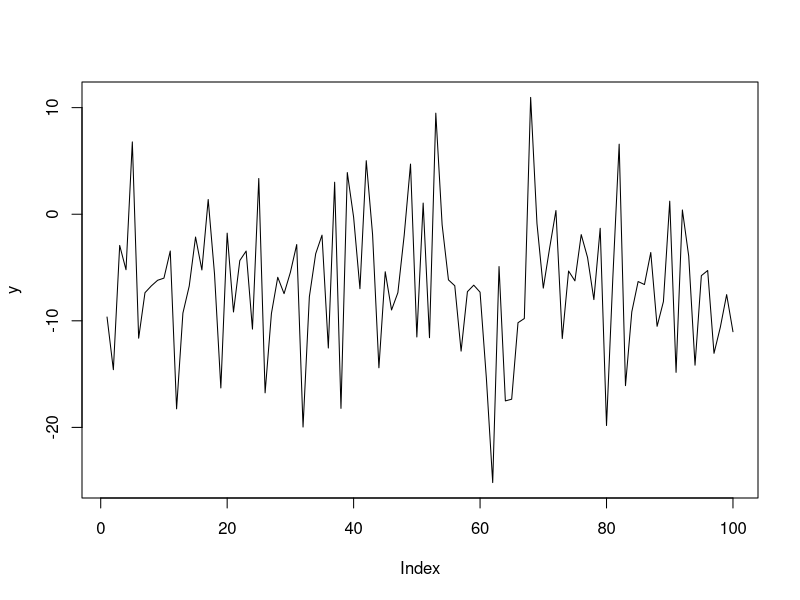
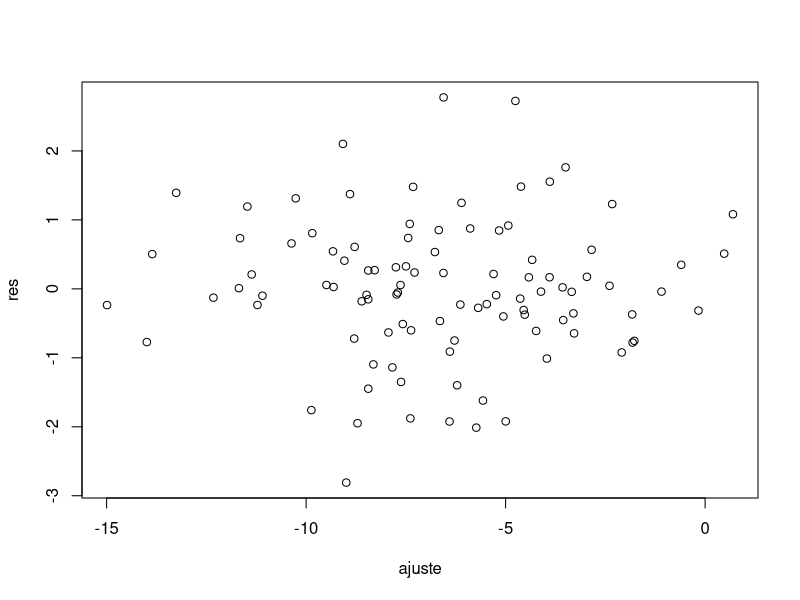
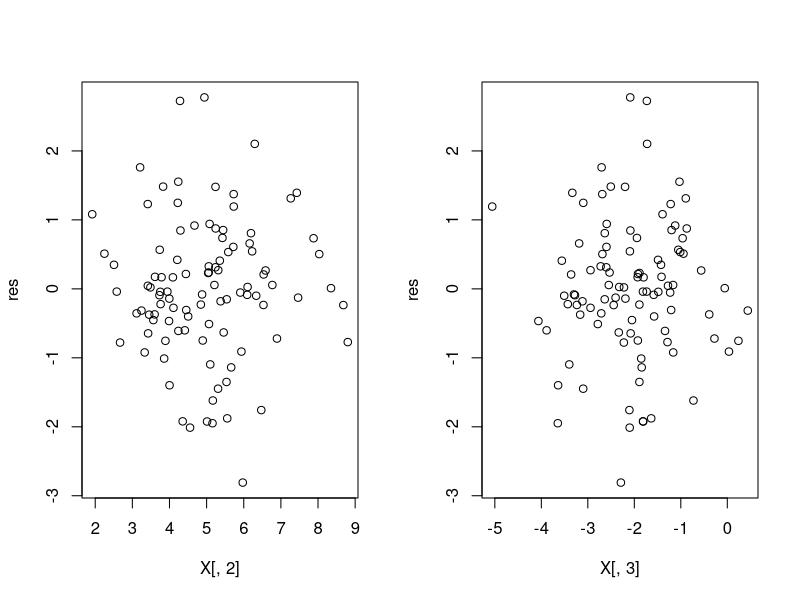
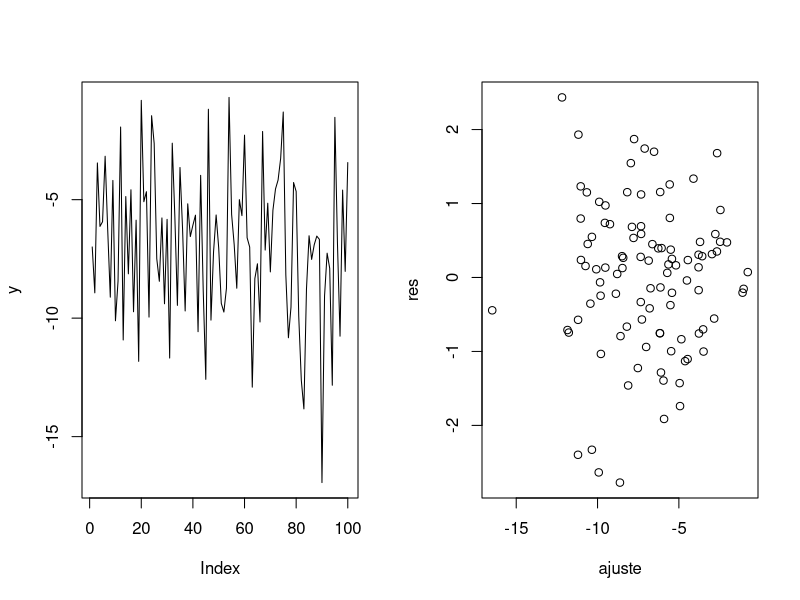
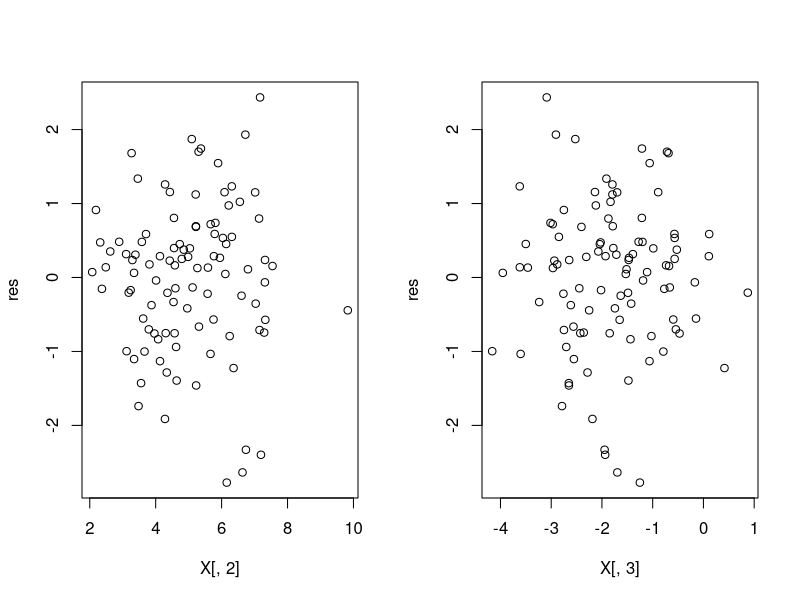
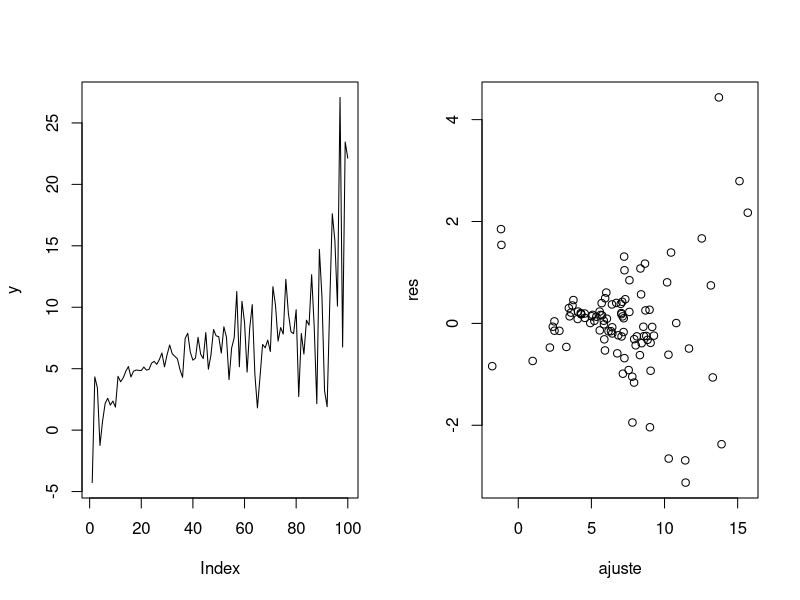

Recreate these plots in R, in order.
# Como detectar Heterocedasticidade:
# M?todo gr?fico: gr?fico de res x ajuste
# Teste: Bartlett (bartlett.test) e Anscombe (n?o tem no R)
rm(list=ls(all=TRUE))
# Gerando modelos heteroced?sticos (Estudo de Simula??o)
library(mvtnorm)
library(MASS)
p=3
betaS=c(5,-2,1)
n1=30
n2=40
n3=30
n=n1+n2+n3
erro1=rnorm(n1,0,3)
erro2=rnorm(n2,0,7)
erro3=rnorm(n3,0,5)
betaX=c(5,-2)
Xx=mvrnorm(n,betaX,diag(c(2,1)))
X=cbind(1,Xx)
X=as.matrix(X)
y1=X[1:n1,]%*%betaS + erro1
y2=X[(n1+1):(n1+n2),]%*%betaS + erro2
y3=X[(n1+n2+1):n,]%*%betaS + erro3
y=rbind(y1,y2,y3)
plot(y,type="l")

reg1=lm(y~-1+X)
summary(reg1)
# Verificar heterocesticidade
# Gr?fico
res=rstandard(reg1)
ajuste=reg1$fitted.values
plot(ajuste,res)

par(mfrow=c(1,2))
plot(X[,2], res)
plot(X[,3], res)


# Como detectar Heterocedasticidade:
# M?todo gr?fico: gr?fico de res x ajuste
# Teste: Bartlett (bartlett.test) e Anscombe (n?o tem no R)
rm(list=ls(all=TRUE))
# Gerando modelos heteroced?sticos (Estudo de Simula??o)

n=100
betaS=c(5,-2,1)
xi<-rnorm(n,0,0.01)
erro1=rnorm(n,0,exp(xi))
betaX=c(5,-2)
Xx=mvrnorm(n,betaX,diag(c(2,1)))
X=cbind(1,Xx)
X=as.matrix(X)
y=X[1:n,]%*%betaS + erro1

plot(y,type="l")

reg1=lm(y~-1+X)
summary(reg1)
# Verificar heterocesticidade
# Gr?fico
res=rstandard(reg1)
ajuste=reg1$fitted.values
plot(ajuste,res)

par(mfrow=c(1,2))
plot(X[,2], res)
plot(X[,3], res)




rm(list=ls())
# Modelo Charnet: variancia aumenta com X
p=3
betaS=c(5,1)
n=100
betaX=2
Xx=rnorm(n,betaX,2)
Xx=sort(Xx)
X=cbind(1,Xx)
X=as.matrix(X)

erro=rnorm(n,0,abs(Xx))
y=X%*%betaS + erro

plot(y,type='l')

reg1=lm(y~-1+X)
summary(reg1)
# Verificar heterocedasticidade
# Gr?fico
res=rstandard(reg1)
ajuste=as.numeric(reg1$fitted.values)
plot(ajuste,res)

# Teste  de Anscombe
Anscombe <-function(reg1){
X=model.matrix(reg1)
H=X%*%solve(t(X)%*%X)%*%t(X)
ym=reg1$model[,1]
p=length(reg1$coefficients)
n=length(ym)
ajuste=as.numeric(reg1$fitted.values)
ytil=sum(as.numeric((1-diag(H)))*ajuste)/(n-p)
An=anova(reg1)
S2=An[2,3]
Ad=S2*t(ym-mean(ym))%*%((diag(n)-H)^2)%*%(ym-mean(ym))
rnp=reg1$residuals
An=sum(rnp^2*(ajuste-ytil))
A=An/Ad
return(A)
}

Anscombe(reg1)
# Estima??o de M?nimos Quadrados Generalizados (EMQG)

?lm.gls

# Calculando um estimador para Phi


Phi_EMQG <-function(reg){
X=model.matrix(reg)
H=X%*%solve(t(X)%*%X)%*%t(X)
ym=reg$model[,1]
n=length(ym)
M=diag(n)-H
r=M%*%ym
sigmav=(solve(M^2))%*%(r^2)
Phi=diag(as.vector(sigmav))
return(Phi)
}

Phi=Phi_EMQG(reg1)
X=model.matrix(reg1)
Phi1=solve(Phi)
ym= reg1$model[,1]
beta_EMQG=solve(t(X)%*%Phi1%*%X)%*%t(X)%*%Phi1%*%ym
beta_EMQG

# Beta MQO
Phi1=diag(length(ym))
beta_EMQG=solve(t(X)%*%Phi1%*%X)%*%t(X)%*%Phi1%*%ym
beta_EMQG

betaS


# Regress?o Ponderada (Charnet)
rm(list=ls())
# Gera??o
n=100
sigma2=3
V=as.vector(runif(n,1,5))   # Conhecida
betaS=c(5,-2,1)
betaX=c(5,-2)
Xa=mvrnorm(n,betaX,diag(c(2,1)))
X=cbind(1,Xa)
X=as.matrix(X)
erro=mvrnorm(1,rep(0,n),sigma2*diag(V))
y=X%*%betaS + erro
# Beta MQPonderado
W=diag(1/sqrt(V))
Xw=W%*%X
yw=W%*%y
BetaW=solve(t(Xw)%*%Xw)%*%t(Xw)%*%yw
Beta_MQO=solve(t(X)%*%X)%*%t(X)%*%y

BetaW
Beta_MQO
betaS

